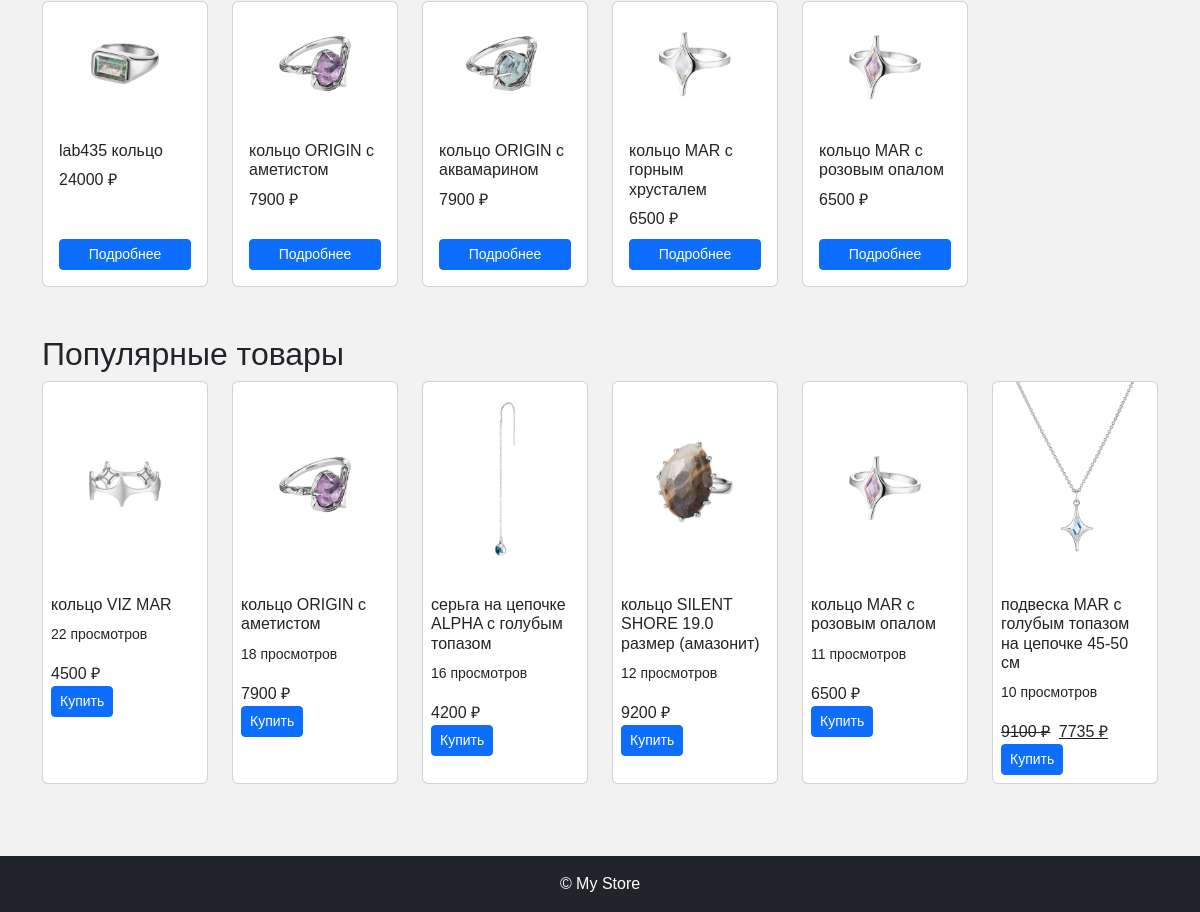
The app's page /product/11/ (lower part), older data.
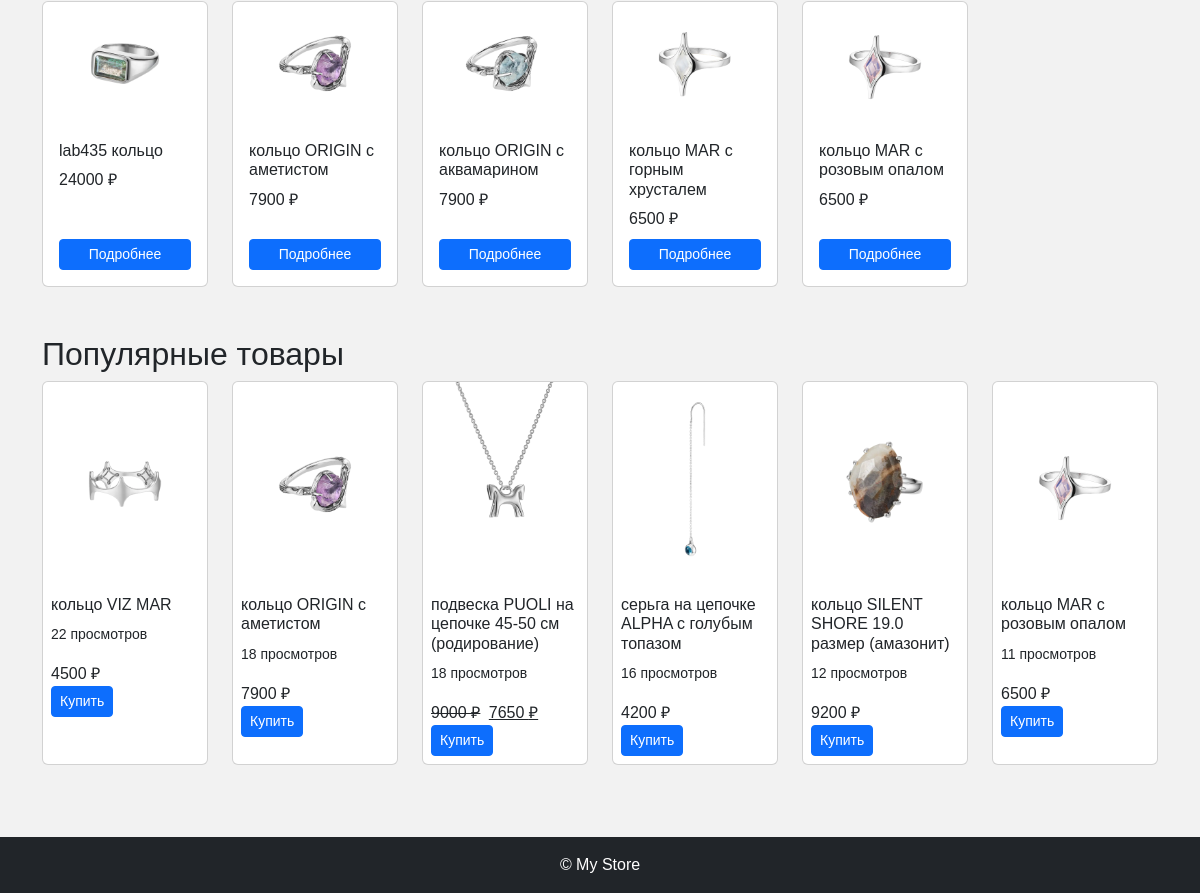
The same page, newer data.
### members/models.py (models this page shows, shortened)
class Product(models.Model):
    name = models.CharField(max_length=255)
    description = models.TextField()
    price = models.DecimalField(max_digits=10, decimal_places=2, validators=[MinValueValidator(0.01)])
    category = models.ForeignKey(Category, related_name='products', on_delete=models.CASCADE)
    status = models.CharField(max_length=50, default='available')
    view_count = models.PositiveIntegerField(default=0, verbose_name="Просмотров")
    created_at = models.DateTimeField(default=timezone.now, verbose_name="Дата добавления")
    objects = models.Manager()
    available = AvailableProductsManager()
    history = HistoricalRecords()
    class Meta:
        ordering = ['-price']
        verbose_name = "Товар"
        verbose_name_plural = "Товары"
    @property
    def discounted_price(self):
        now = timezone.now()
        event = SaleEvent.objects.filter(
            category=self.category,
            end_time__gt=now
        ).first()
        if not event:
            return None
        return self.price * (100 - event.discount) / 100

class ProductImg(models.Model):
    product = models.ForeignKey(Product, related_name='images', on_delete=models.CASCADE)
    img = models.ImageField(upload_to='product_images/', null=True, blank=True)
    class Meta:
        verbose_name = "Фото товара"
        verbose_name_plural = "Фото товаров"

class Category(models.Model):
    name = models.CharField(max_length=255)
    description = models.TextField()
    class Meta:
        verbose_name = "Категория"
        verbose_name_plural = "Категории"

class SaleEvent(models.Model):
    category = models.ForeignKey(Category, on_delete=models.CASCADE,
                                 verbose_name="Категория распродажи")
    discount = models.PositiveIntegerField(verbose_name="Скидка, %", validators=[MinValueValidator(1), MaxValueValidator(99)])
    end_time = models.DateTimeField(verbose_name="Конец акции")
    class Meta:
        verbose_name = "Событие распродажи"
        verbose_name_plural = "События распродаж"

### members/views.py (the view)
# urls.py: path('product/<int:pk>/', views.ProductDetailView.as_view(), name='product_detail'),
class ProductDetailView(View):
    def get(self, request, pk):
        product = get_object_or_404(Product, pk=pk)
        Product.objects.filter(pk=pk).update(view_count=F('view_count') + 1)
        product.refresh_from_db(fields=['view_count'])
        sale_event = SaleEvent.objects.filter(
            category=product.category,
            end_time__gt=timezone.now()
        ).first()
        reviews = (
            Review.objects
            .filter(product=product)
            .select_related('user')
            .order_by('-created_at')
        )
        popular_products = Product.objects.order_by('-view_count')[:6]
        similar_products = (
            Product.objects
                .filter(category=product.category)
                .exclude(pk=product.pk)[:5]
        )
        return render(request, 'product_detail.html', {
            'product': product,
            'sale_event': sale_event,
            'reviews': reviews,
            'popular_products': popular_products,
            'similar_products': similar_products,
        })

### members/models.py (called while the page is built)
    def get_full_name(self):
        return f"{self.first_name} {self.last_name}"

### templates/product_detail.html (shortened to what this page needs)
{% extends "base.html" %}
{% load static %}
{% block content %}
<section class="similar-products mb-5">
    <div class="row row-cols-1 row-cols-sm-2 row-cols-md-3 row-cols-lg-6 g-4">
        {% for sp in similar_products %}
            <div class="col">
                <div class="card h-100 d-flex flex-column">
                    {% if sp.images.first %}
                        <div class="ratio ratio-4x3">
                            <img
                                src="{{ sp.images.first.img.url }}"
                                class="w-100 h-100 object-fit-cover"
                                alt="{{ sp.name }}"
                            >
                        </div>
                    {% else %}
                        <div class="ratio ratio-4x3 bg-light"></div>
                    {% endif %}
                    <div class="card-body d-flex flex-column flex-grow-1">
                        <h6 class="card-title">{{ sp.name }}</h6>
                        <p class="card-text mb-2">
                            {% if sp.discounted_price %}
                                <del class="text-muted">{{ sp.price|floatformat:0 }} ₽</del>
                                <ins class="ms-1">{{ sp.discounted_price|floatformat:0 }} ₽</ins>
                            {% else %}
                                {{ sp.price|floatformat:0 }} ₽
                            {% endif %}
                        </p>
                        <a href="{% url 'product_detail' sp.id %}"
                            class="btn btn-sm btn-primary mt-auto">
                            Подробнее
                        </a>
                    </div>
                </div>
            </div>
        {% empty %}
            <p>Нет похожих товаров.</p>
        {% endfor %}
    </div>
</section>
<section class="mb-5">
    <h2>Популярные товары</h2>
    <div class="row">
        {% for p in popular_products %}
            <div class="col-6 col-md-4 col-lg-2 mb-4">
                <div class="card h-100">
                    {% if p.images.first %}
                        <img src="{{ p.images.first.img.url }}" class="card-img-top" alt="{{ p.name }}">
                    {% endif %}
                    <div class="card-body p-2">
                        <h6 class="card-title">{{ p.name }}</h6>
                        <p class="card-text"><small>{{ p.view_count }} просмотров</small></p>
                        {% if p.discounted_price %}
                            <div class="price">
                                <del>{{ p.price|floatformat:0 }} ₽</del>
                                <ins class="ms-1">{{ p.discounted_price|floatformat:0 }} ₽</ins>
                            </div>
                        {% else %}
                            <div class="price">{{ p.price|floatformat:0 }} ₽</div>
                        {% endif %}
                        <a href="{% url 'product_detail' p.id %}" class="btn btn-sm btn-primary">Купить</a>
                    </div>
                </div>
            </div>
        {% endfor %}
    </div>
</section>
{% endblock %}

Row changes from the older to the newer data that the page shows:
no longer on this page (row unchanged): Product: images.first.img (picture), name "подвеска MAR c голубым топазом на цепочке 45-50 см", view_count "10", price "9100", discounted_price "7735", shown under "Популярные товары"
now on this page (row edited): Product: images.first.img (picture), name "подвеска PUOLI на цепочке 45-50 см (родирование)", view_count "18", price "9000", discounted_price "7650", shown under "Популярные товары"
